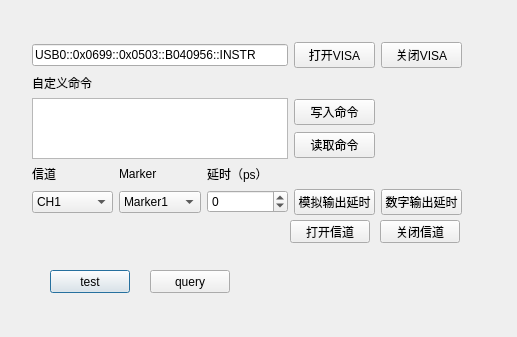
<?xml version="1.0" encoding="UTF-8"?>
<ui version="4.0">
 <class>TekAWG5200</class>
 <widget class="QDialog" name="TekAWG5200">
  <property name="geometry">
   <rect>
    <x>0</x>
    <y>0</y>
    <width>517</width>
    <height>337</height>
   </rect>
  </property>
  <property name="windowTitle">
   <string>TekAWG5200</string>
  </property>
  <widget class="QPushButton" name="btnTest">
   <property name="geometry">
    <rect>
     <x>50</x>
     <y>270</y>
     <width>80</width>
     <height>23</height>
    </rect>
   </property>
   <property name="text">
    <string>test</string>
   </property>
  </widget>
  <widget class="QPushButton" name="btnOpenCh">
   <property name="geometry">
    <rect>
     <x>290</x>
     <y>220</y>
     <width>80</width>
     <height>23</height>
    </rect>
   </property>
   <property name="text">
    <string>打开信道</string>
   </property>
  </widget>
  <widget class="QPushButton" name="btnQuery">
   <property name="geometry">
    <rect>
     <x>150</x>
     <y>270</y>
     <width>80</width>
     <height>23</height>
    </rect>
   </property>
   <property name="text">
    <string>query</string>
   </property>
  </widget>
  <widget class="QPushButton" name="btnCloseCh">
   <property name="geometry">
    <rect>
     <x>380</x>
     <y>220</y>
     <width>80</width>
     <height>23</height>
    </rect>
   </property>
   <property name="text">
    <string>关闭信道</string>
   </property>
  </widget>
  <widget class="QWidget" name="layoutWidget">
   <property name="geometry">
    <rect>
     <x>32</x>
     <y>42</y>
     <width>430</width>
     <height>173</height>
    </rect>
   </property>
   <layout class="QGridLayout" name="gridLayout">
    <item row="0" column="0" colspan="3">
     <widget class="QLineEdit" name="lneVisaAddr">
      <property name="text">
       <string>USB0::0x0699::0x0503::B040956::INSTR</string>
      </property>
     </widget>
    </item>
    <item row="0" column="3">
     <widget class="QPushButton" name="btnOpenVisa">
      <property name="text">
       <string>打开VISA</string>
      </property>
     </widget>
    </item>
    <item row="0" column="4">
     <widget class="QPushButton" name="btnCloseVisa">
      <property name="text">
       <string>关闭VISA</string>
      </property>
     </widget>
    </item>
    <item row="1" column="0">
     <widget class="QLabel" name="label">
      <property name="text">
       <string>自定义命令</string>
      </property>
     </widget>
    </item>
    <item row="2" column="0" rowspan="2" colspan="3">
     <widget class="QTextEdit" name="txeCmd"/>
    </item>
    <item row="2" column="3">
     <widget class="QPushButton" name="btnSetCmd">
      <property name="text">
       <string>写入命令</string>
      </property>
     </widget>
    </item>
    <item row="3" column="3">
     <widget class="QPushButton" name="btnReadCmd">
      <property name="text">
       <string>读取命令</string>
      </property>
     </widget>
    </item>
    <item row="4" column="0">
     <widget class="QLabel" name="label_2">
      <property name="text">
       <string>信道</string>
      </property>
     </widget>
    </item>
    <item row="4" column="1">
     <widget class="QLabel" name="label_3">
      <property name="text">
       <string>Marker</string>
      </property>
     </widget>
    </item>
    <item row="4" column="2">
     <widget class="QLabel" name="label_4">
      <property name="text">
       <string>延时（ps）</string>
      </property>
     </widget>
    </item>
    <item row="5" column="0">
     <widget class="QComboBox" name="cmbChannel">
      <item>
       <property name="text">
        <string>CH1</string>
       </property>
      </item>
      <item>
       <property name="text">
        <string>CH2</string>
       </property>
      </item>
      <item>
       <property name="text">
        <string>CH3</string>
       </property>
      </item>
      <item>
       <property name="text">
        <string>CH4</string>
       </property>
      </item>
     </widget>
    </item>
    <item row="5" column="1">
     <widget class="QComboBox" name="cmbMarker">
      <item>
       <property name="text">
        <string>Marker1</string>
       </property>
      </item>
      <item>
       <property name="text">
        <string>Marker2</string>
       </property>
      </item>
      <item>
       <property name="text">
        <string>Marker3</string>
       </property>
      </item>
      <item>
       <property name="text">
        <string>Marker4</string>
       </property>
      </item>
     </widget>
    </item>
    <item row="5" column="2">
     <widget class="QSpinBox" name="spbDelay">
      <property name="minimum">
       <number>-2000</number>
      </property>
      <property name="maximum">
       <number>2000</number>
      </property>
     </widget>
    </item>
    <item row="5" column="3">
     <widget class="QPushButton" name="btnSetSKEW">
      <property name="text">
       <string>模拟输出延时</string>
      </property>
     </widget>
    </item>
    <item row="5" column="4">
     <widget class="QPushButton" name="btnSetMarkerDelay">
      <property name="text">
       <string>数字输出延时</string>
      </property>
     </widget>
    </item>
   </layout>
  </widget>
 </widget>
 <resources/>
 <connections/>
</ui>
